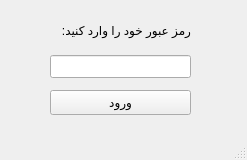
<?xml version="1.0" encoding="UTF-8"?>
<ui version="4.0">
 <class>MainWindow</class>
 <widget class="QMainWindow" name="MainWindow">
  <property name="geometry">
   <rect>
    <x>0</x>
    <y>0</y>
    <width>247</width>
    <height>160</height>
   </rect>
  </property>
  <property name="windowTitle">
   <string>رمز عبور</string>
  </property>
  <widget class="QWidget" name="centralwidget">
   <widget class="QLineEdit" name="pass_inpt">
    <property name="geometry">
     <rect>
      <x>50</x>
      <y>55</y>
      <width>141</width>
      <height>23</height>
     </rect>
    </property>
   </widget>
   <widget class="QLabel" name="label">
    <property name="geometry">
     <rect>
      <x>50</x>
      <y>20</y>
      <width>141</width>
      <height>20</height>
     </rect>
    </property>
    <property name="text">
     <string>رمز عبور خود را وارد کنید:</string>
    </property>
   </widget>
   <widget class="QPushButton" name="enter_btn">
    <property name="geometry">
     <rect>
      <x>50</x>
      <y>90</y>
      <width>141</width>
      <height>25</height>
     </rect>
    </property>
    <property name="text">
     <string>ورود</string>
    </property>
   </widget>
  </widget>
  <widget class="QMenuBar" name="menubar">
   <property name="geometry">
    <rect>
     <x>0</x>
     <y>0</y>
     <width>247</width>
     <height>21</height>
    </rect>
   </property>
  </widget>
  <widget class="QStatusBar" name="statusbar"/>
 </widget>
 <resources/>
 <connections/>
</ui>
